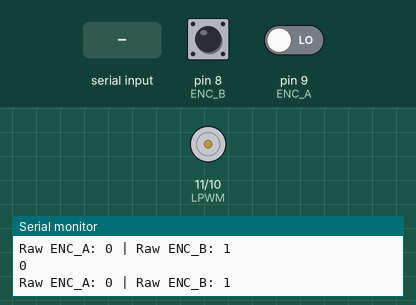
This sketch was run on a simulated Arduino Uno, built with avr-gcc and run on an emulated ATmega328P. Parts: motor-driver pin pairs drawn as motors (green arrow = first pin HIGH = forward, orange = second pin HIGH = backward, longer = more drive), the last lines printed to the serial monitor. The inputs (shaded band) are chosen by the test bench; at power-on: pin 8 (ENC_B) HIGH, pin 9 (ENC_A) LOW.

Above: at 1.2 s.
1.3 s: "A" received over Serial
At 1.75 s:
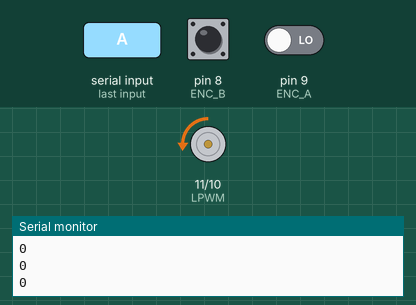
At 4.5 s:
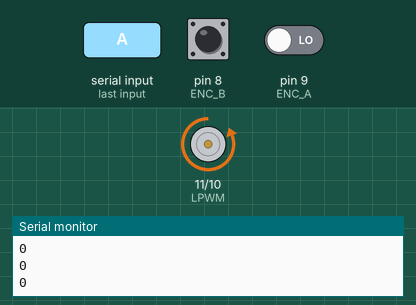
Timing chart, 0 to 9.0 s (numbered marks = the images above; inputs shaded):
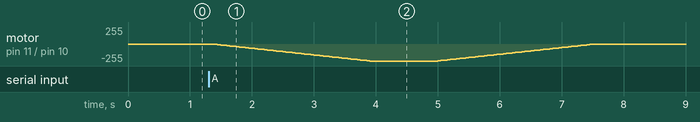

The sketch:

hdrive_controller.ino
```cpp
#define RPWM 10  // Motor driver RPWM
#define LPWM 11  // Motor driver LPWM
#define ENC_A 9  // Encoder Channel A (Hall effect sensor)
#define ENC_B 8  // Encoder Channel B (Hall effect sensor)
#define PPR 7    // Pulses Per Revolution (Update according to your encoder)
#define MAX_RPM 5700  // Motor free speed in RPM

volatile long encoderTicks = 0;  // Encoder tick count
volatile int direction = 0; // 1 = CW, -1 = CCW
unsigned long lastTime = 0;
volatile int lastStateA = LOW;    // Stores last known state of ENC_A

void setup() {
    pinMode(RPWM, OUTPUT);
    pinMode(LPWM, OUTPUT);
    pinMode(ENC_A, INPUT);
    pinMode(ENC_B, INPUT);

    Serial.begin(9600);  // Initialize Serial Monitor
    Serial.println("Press 'A' to start motor and print encoder readings.");

    // Debugging: Check if encoder is working
    Serial.println("Checking Encoder Raw Values...");

    // Attach interrupt for encoder channel A (rising and falling edge detection)
    attachInterrupt(digitalPinToInterrupt(ENC_A), countEncoderTicks, CHANGE);
}

void loop() {
    // Debugging Mode: Check if encoder is changing
    Serial.print("Raw ENC_A: ");
    Serial.print(digitalRead(ENC_A));
    Serial.print(" | Raw ENC_B: ");
    Serial.println(digitalRead(ENC_B));
    countEncoderTicks();
    Serial.println(String(encoderTicks));

    //printEncoderData();

    if (Serial.available() > 0) {  // Check for user input
        char command = Serial.read();  // Read input

        if (command == 'A' || command == 'a') {  // If 'A' key is pressed
            Serial.println("Motor Activated...");

            encoderTicks = 0;  // Reset encoder count
            lastTime = millis();

            // Ramp up speed in forward direction
            for (int speed = 0; speed <= 255; speed += 5) {
                analogWrite(RPWM, speed);
                analogWrite(LPWM, 0);
                //printEncoderData();
                countEncoderTicks();
                Serial.println(String(encoderTicks));
                delay(50);
            }

            delay(1000); // Hold at max speed

            // Ramp down speed
            for (int speed = 255; speed >= 0; speed -= 5) {
                analogWrite(RPWM, speed);
                analogWrite(LPWM, 0);
                //printEncoderData();
                countEncoderTicks();
                Serial.println(String(encoderTicks));
                delay(50);
            }

            // Stop the motor
            analogWrite(RPWM, 0);
            analogWrite(LPWM, 0);
            Serial.println("Motor Stopped.");
        }
    }
}

// ISR: Interrupt Service Routine for encoder counting
void countEncoderTicks() {
    int stateA = digitalRead(ENC_A);
    int stateB = digitalRead(ENC_B);

    if (stateA != lastStateA) { // Only count when state changes
        if (stateB == LOW) {
            direction = 1;  // Clockwise
        } else {
            direction = -1; // Counterclockwise
        }
        encoderTicks++; // Increment pulse count only on state change
    }

    lastStateA = stateA; // Update last state for next comparison
}
// Function to print encoder readings and RPM
void printEncoderData() {
    float timeElapsed = (millis() - lastTime) / 1000.0;  // Convert to seconds
    lastTime = millis();

    float rpm = (encoderTicks / (float)PPR) * (60.0 / timeElapsed);  // Calculate RPM

    Serial.print("Encoder Ticks: ");
    Serial.print(encoderTicks);
    Serial.print(" | Direction: ");
    Serial.print((direction == 1) ? "Clockwise" : "Counterclockwise");
    Serial.print(" | RPM: ");
    Serial.println(rpm);
}
```
